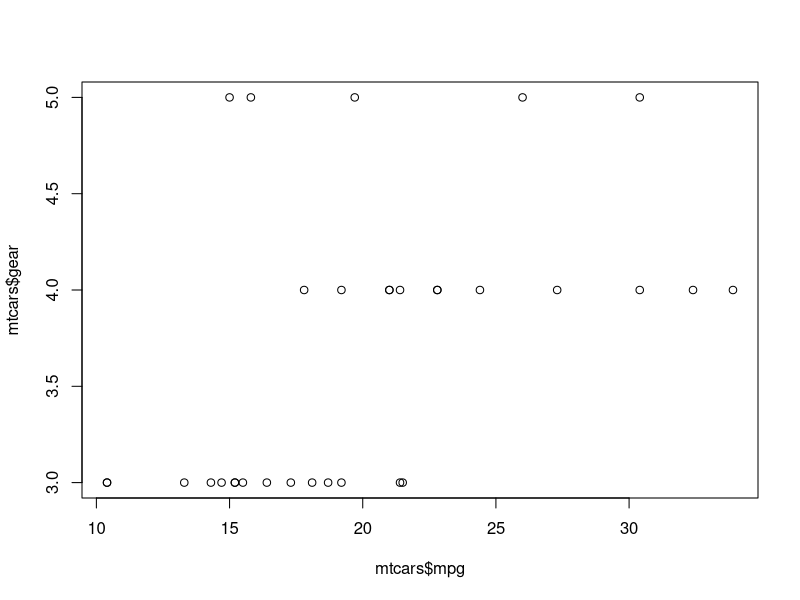
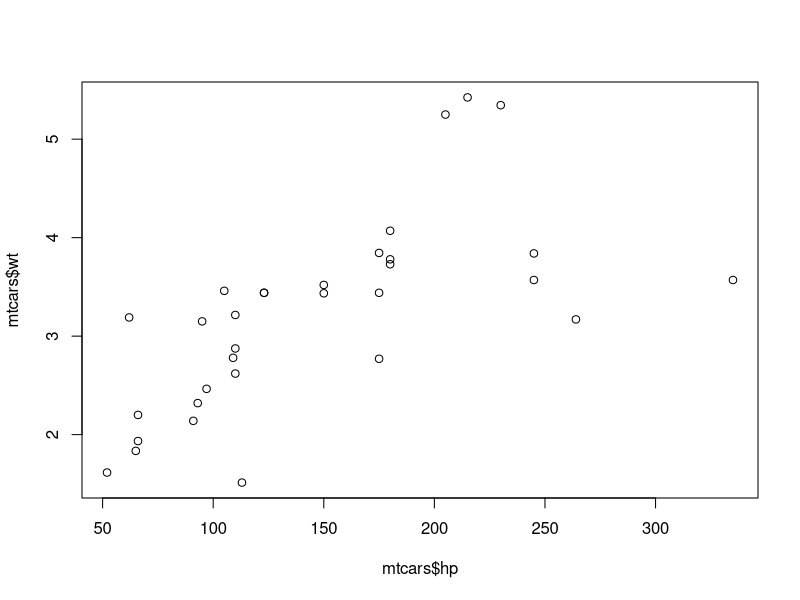
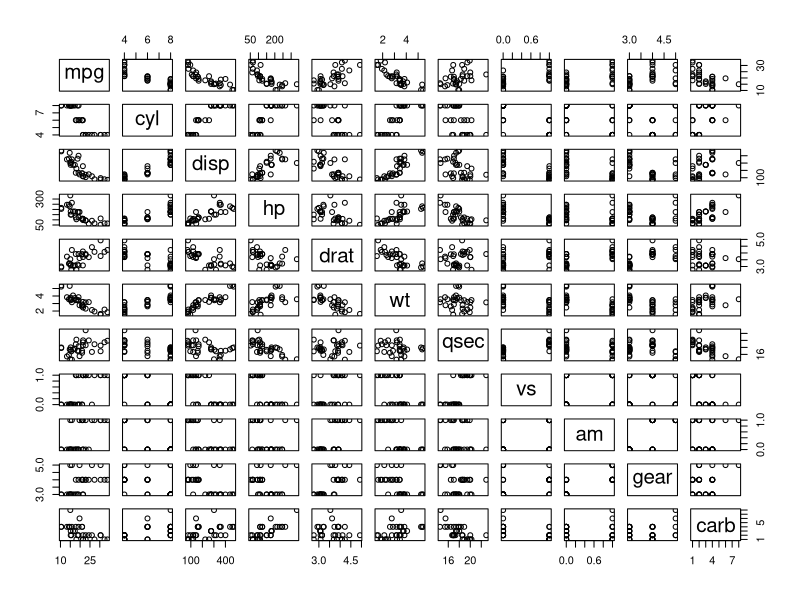
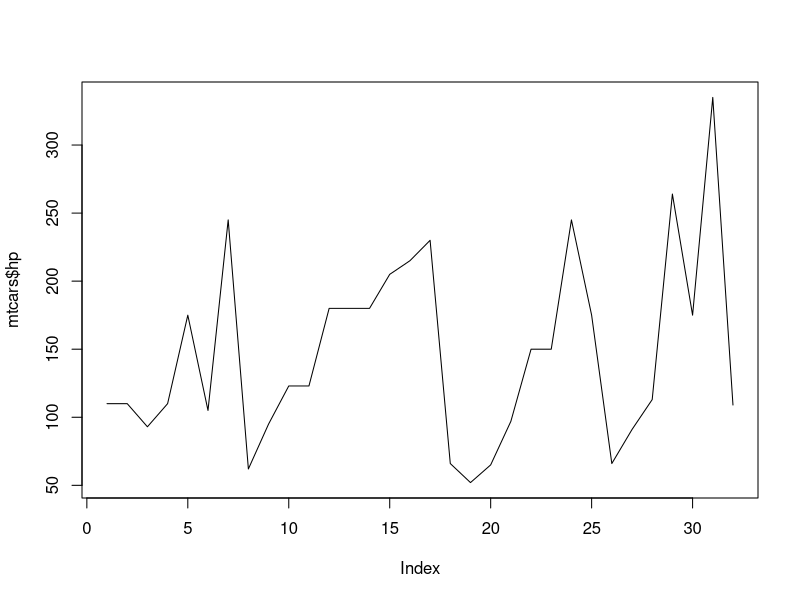
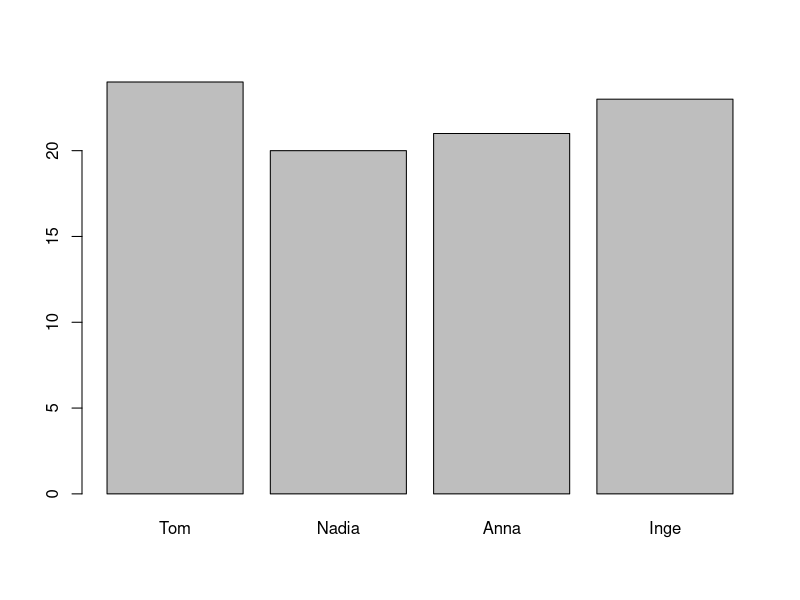

The R source for these figures, in order: (Note: this script raises an error after producing the figures.)
############################################
##                                        ##
## Code COO3 complete                     ##
## Find answers to questions with Q[no.]  ##
##                                        ##
############################################

# Introduction
class(DNase)
dim(DNase) # the first being the number of rows, the second being the number of columns
names(DNase)
head(DNase)
View(DNase) #view results in a separate window

help(DNase)

# Q1: 
class(mtcars)
# Q2:
dim(mtcars)
# Q3.
help(mtcars)
# The data was extracted from the 1974 Motor Trend US magazine, and comprises fuel 
# consumption and 10 aspects of automobile design and performance for 32 automobiles 
# (1973–74 models).

# 2 Packages
install.packages("ggplot2") # put the package name between quotation marks
library("ggplot2")

# 3 Plotting basics
# 3.1 Scatterplot
# Q4:
mtcars$hp

plot(x = mtcars$mpg, y = mtcars$gear)

# Q5:
plot(x = mtcars$hp, y = mtcars$wt)

# Q6:
plot(x = mtcars)
# It has plotted all of the variables against eachother in separate panels.

# Q7:
# row 6, column 4

# Q8:
plot(x = mtcars$hp, type = "l")

# 3.2 Barplot
# Q9:
# cars is the categoric variable, weights is the numeric variable

#creating the dataframe again:
name <- c("Tom", "Nadia", "Anna", "Inge")
age <- c(24, 20, 21, 23)
relationship <- c(TRUE, FALSE, TRUE, TRUE)
people.df <- data.frame(name, age, relationship)

#plotting the ages of the people in a barplot:
barplot(height = people.df$age, names = people.df$name)

barplot(height = people.df)

# Q10:
barplot(height = mtcars$wt, names = rownames(mtcars))

# Q11:
barplot(height = mtcars[1:5,6], names = rownames(mtcars[1:5,]))
# Other solution:
barplot(mtcars[1:5,6], names = rownames(mtcars[1:5,]))


# 3.3 Histogram
hist(x = mtcars$wt)
# Q12:
# The interval is 0.5

# Q13: there are seven cars with a weight between 3.5 and 4 thousand lbs.

normal1 <- rnorm(1000)
hist(x = normal1)
hist(x = normal1, breaks = 50)

# Q14:
min(normal1)
max(normal1)

# Q15:
hist(x = normal1, breaks = seq(from = -6.5, to = 6.5, by = 0.5))

# Q16:
hist(x = normal1, breaks = seq(-4, 4, by = 0.25))
hist(x = normal1, breaks = 30)

# 3.4 Boxplot
boxplot(x = normal1)

normal2 <- rnorm(1000, mean = 3, sd = 1)
normal3 <- rnorm(1000, mean = 4, sd = 2)
normal4 <- rnorm(1000, mean = -2, sd = 0.5)
normal.matrix1 <- cbind(normal1, normal2, normal3, normal4) #cbind puts each vector in a column of a matrix
normal.list1 <- list(normal1, normal2, normal3, normal4)

# Q18:
boxplot(normal.matrix1)
boxplot(normal.list1)
# difference in the name of the boxes on the x-axis. Matrix uses vector names, list uses 
# list index name

normal5 <- rnorm(100, mean = 7, sd = 1.5)
normal6 <- rnorm(500, mean = 7, sd = 1.5)
normal7 <- rnorm(300, mean = 4, sd = 2)
normal.list2 <- list(normal5, normal6, normal7)
boxplot(normal.list2)

# Q19:
boxplot(mtcars)

#Q20:
boxplot(mtcars[,c(1:2,5:11)])
boxplot(mtcars[,c(3,4)])

#Q21:
boxplot(mtcars[,c(1:2,5:11)], horizontal = TRUE)
boxplot(mtcars[,c(3,4)], horizontal = TRUE)

# 3.5 Heatmap
# Q22:
matrix.mtcars <- as.matrix(mtcars)

# Q23:
heatmap(x = matrix.mtcars, scale = "none", Colv = NA, Rowv = NA)

# Q24:
heatmap(x = matrix.mtcars, scale = "column", Colv = NA, Rowv = NA)
heatmap(x = matrix.mtcars, scale = "row", Colv = NA, Rowv = NA)

# Q25:
heatmap(x = matrix.mtcars, scale = "column")

# Q26:
# two or maybe three. You can look at the dendrogram to determine the groups.

# Q27:
# two or four.

# Q28:
plot(x = mtcars$hp, y = mtcars$disp)

# Q29:
plot(x = mtcars$hp, y = mtcars$mpg)

# Q30:
plot(x = mtcars$hp, y = mtcars$cyl)

# Q31: It seems there are only 3 possible values.

# Q32
hist(x = mtcars$cyl)

# Q33: cylinder, vs, am, gear

# Q34:
boxplot(mtcars[,c(1:2,5:11)])
boxplot(mtcars[,c(3,10)])

# Q35:
unique(mtcars$cyl)
unique(mtcars$vs)
unique(mtcars$am)
unique(mtcars$gear)

# 4. Saving plots
# Q36: manual saving. File size depends on the plot.

# Q37:
## tiff("C:/folder1/folder2/myfilename.tiff")
## heatmap(matrix.mtcars, scale = "column")
## dev.off()
tiff("/cloud/project/plot1.tiff")
heatmap(matrix.mtcars, scale = "column")
dev.off()

# Q38:
## jpeg("C:/folder1/folder2/myfilename.jpeg")
## heatmap(matrix.mtcars, scale = "column")
## dev.off())
jpeg("/cloud/project/plot2.jpeg")
heatmap(matrix.mtcars, scale = "column")
dev.off()

# 5. Plotting customization
# Q39:
plot(x = mtcars$disp, y = mtcars$hp,
    xlim = c(0, 500),
    ylim = c(0, 400)
    )

# Q40:
plot(x = mtcars$disp, y = mtcars$hp,
    xlim = c(0, 500),
    ylim = c(0, 400),
    main = "My plot title",
    xlab = "My x-axis title",
    ylab = "My y-axis title"
    )

# Q41:
plot(x = mtcars$disp, y = mtcars$hp,
    xlim = c(0, 500),
    ylim = c(0, 400),
    main = "Mtcars dataset",
    xlab = "Displacement (cu.in.)",
    ylab = "Gross horsepower",
    pch = 8
    )

plot(x = mtcars$disp, y = mtcars$hp,
    xlim = c(0, 500),
    ylim = c(0, 400),
    main = "Mtcars dataset",
    xlab = "Displacement (cu.in.)",
    ylab = "Gross horsepower",
    pch = 8,
    cex = 2
    )

plot(x = mtcars$disp, y = mtcars$hp,
    xlim = c(0, 500),
    ylim = c(0, 400),
    main = "Mtcars dataset",
    xlab = "Displacement (cu.in.)",
    ylab = "Gross horsepower",
    pch = 8,
    cex = 2,
    col = "red"
    )

# Q42:
normal1 = rnorm(1000, mean = 1, sd = 2) #creates new vector with normally distributed numerics
normal2 = rnorm(1000, mean = 3, sd = 2)

hist(x = normal1, breaks = 50,
    col = rgb(red = 1, green = 0, blue = 0),
    xlim = c(-15, 15),
    ylim = c(0, 100)
    )

hist(x = normal2, breaks = 50,
    col = rgb(red = 0, green = 0, blue = 1),
    add = TRUE
    )

# Q43:
hist(x = normal1, breaks = 50, 
     col = rgb(1, 0, 0, 0.5),
     xlim = c(-15, 15),
     ylim = c(0, 100)
)

hist(x = normal2, breaks = 50, 
     col = rgb(0, 0, 1, 0.5), 
     add = TRUE
)

# Q44:
legend(x = "topleft", legend = c("normal1", "normal2"), 
       fill = c(rgb(1, 0, 0 , 0.5), rgb(0, 0, 1, 0.5)))

install.packages("RColorBrewer")
library(RColorBrewer)

heatmap(matrix.mtcars, scale = "column",
         col = brewer.pal(n = 9, name = "Blues"))

# Q45:
legend(x = "topleft", legend = c("low", "average", "high"),
      fill = colorRampPalette(brewer.pal(9,"Blues"))(3)
      )

# Q46:
mycolors <- colorRampPalette(colors = c("blue", "white", "red"))
mycolors(256)

# Q47:
heatmap(matrix.mtcars, scale = 'column',
        col = mycolors(256))

# Q48:
legend(x = "topleft", legend = c("low", "mid", "high"),
      fill = c(mycolors(256)[1], mycolors(256)[128], mycolors(256)[256]))

# Q49:
mycolors2 <- colorRampPalette(colors = c("dodgerblue3", "lemonchiffon2", "red4"))

heatmap(matrix.mtcars, scale = "column",
        col = mycolors2(128))

legend(x = "topleft", legend = c("low", "mid", "high"),
       fill = c(mycolors2(128)[1], mycolors2(128)[56], mycolors2(128)[128]))
